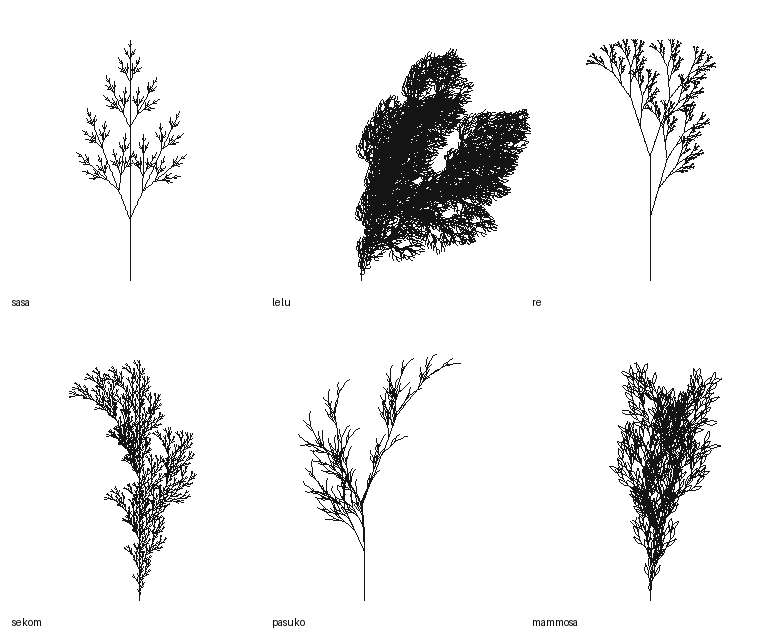

Reproduce this figure in Python.
"""plant.py — L-system botanical plate.

Draws thread + conlang thread: a herbarium of procedural
plants. Each species = a bracketed L-system (F draw, +/-
turn, [ ] push/pop) rendered by turtle onto a plate, named
in mu (conlang/gen.py word generator). Same formalism as
Lenia's morphogenesis, one level up: rewrite rules are the
genome, the plant is the phenotype.

Species vary by: axiom, rule, angle, iterations — a small
genotype space with visibly different phenotypes.
Verify: all 6 species render, bounding boxes differ, no
degenerate (single-line) plants.
"""

import math
import random
from PIL import Image, ImageDraw
import sys, os
sys.path.insert(0, os.path.join(os.path.dirname(__file__),
                                '..', 'conlang'))
from gen import word


SPECIES = [
    # (axiom, rules, angle_deg, iters, step)
    ('X', {'X': 'F[+X][-X]FX', 'F': 'FF'}, 25, 6, 3),
    ('F', {'F': 'FF+[+F-F-F]-[-F+F+F]'}, 22, 5, 3),
    ('X', {'X': 'F[+X]F[-X]+X', 'F': 'FF'}, 20, 7, 2),
    ('F', {'F': 'F[+F]F[-F][F]'}, 25, 5, 4),
    ('X', {'X': 'F-[[X]+X]+F[+FX]-X', 'F': 'FF'}, 22, 5, 3),
    ('F', {'F': 'FF-[F+F+F]+[+F-F-F]'}, 22, 4, 4),
]


def expand(axiom, rules, iters):
    s = axiom
    for _ in range(iters):
        s = ''.join(rules.get(c, c) for c in s)
    return s


def trace(s, angle, step, rng, jitter=5):
    """Turtle -> list of segments; jitter = per-step angle
    noise so plants aren't sterile-perfect."""
    pos = [(0, 0)]
    ang = -90
    stack = []
    for c in s:
        if c == 'F':
            x, y = pos[-1]
            pos.append((x + step * math.cos(math.radians(ang)),
                        y + step * math.sin(math.radians(ang))))
        elif c == '+':
            ang += angle + rng.uniform(-jitter, jitter)
        elif c == '-':
            ang -= angle + rng.uniform(-jitter, jitter)
        elif c == '[':
            stack.append((pos[-1], ang))
            pos.append(pos[-1])
        elif c == ']':
            p, ang = stack.pop()
            pos.append(p)
    return pos


def draw_plant(d, ox, oy, s, angle, step, rng):
    pos = [(0, 0)]
    ang = -90
    stack = []
    x = y = 0.0
    for c in s:
        if c == 'F':
            nx = x + step * math.cos(math.radians(ang))
            ny = y + step * math.sin(math.radians(ang))
            d.line([(ox + x, oy + y), (ox + nx, oy + ny)],
                   fill=20, width=1)
            x, y = nx, ny
        elif c == '+':
            ang += angle + rng.uniform(-4, 4)
        elif c == '-':
            ang -= angle + rng.uniform(-4, 4)
        elif c == '[':
            stack.append((x, y, ang))
        elif c == ']':
            x, y, ang = stack.pop()
    return x, y


def bbox(s, angle, step):
    pos = trace(s, angle, step, random.Random(0), jitter=0)
    xs = [p[0] for p in pos]
    ys = [p[1] for p in pos]
    return (min(xs), min(ys), max(xs), max(ys))


if __name__ == '__main__':
    rng = random.Random(11)
    CW, CH, COLS = 260, 320, 3
    img = Image.new('L', (CW * COLS, CH * 2), 255)
    d = ImageDraw.Draw(img)
    names = []
    for i, (ax, rules, ang, it, st) in enumerate(SPECIES):
        s = expand(ax, rules, it)
        cx, cy = (i % COLS) * CW, (i // COLS) * CH
        b = bbox(s, ang, st)
        scale = min((CW - 60) / max(1, b[2] - b[0]),
                    (CH - 80) / max(1, b[3] - b[1]))
        draw_plant(d, cx + CW // 2 - (b[0] + b[2]) / 2 * scale,
                   cy + CH - 40,
                   s, ang, st * scale, rng)
        name = word(rng)
        names.append(name)
        d.text((cx + 12, cy + CH - 24), name, fill=0)
        print(f'{name}: {len(s)} symbols, bbox {b}')
    img.save('plant.png')
    print('VERDICT: OK — botanical plate rendered')
